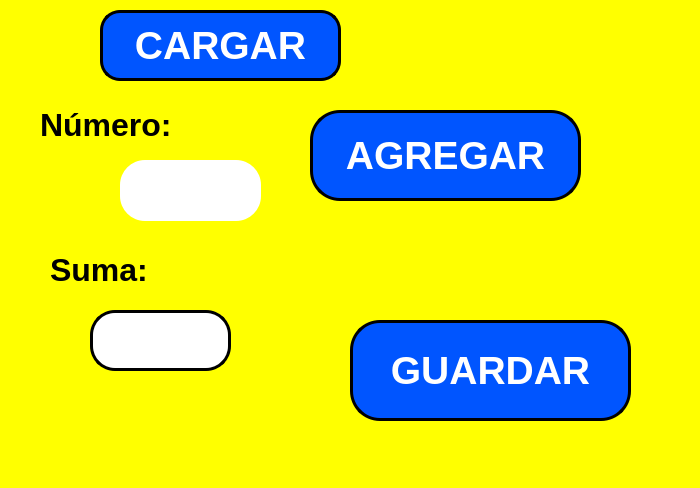
<?xml version="1.0" encoding="UTF-8"?>
<ui version="4.0">
 <class>MainWindow</class>
 <widget class="QMainWindow" name="MainWindow">
  <property name="geometry">
   <rect>
    <x>0</x>
    <y>0</y>
    <width>700</width>
    <height>488</height>
   </rect>
  </property>
  <property name="windowTitle">
   <string>MainWindow</string>
  </property>
  <property name="styleSheet">
   <string notr="true">background-color: rgb(255, 255, 0);</string>
  </property>
  <widget class="QWidget" name="centralwidget">
   <widget class="QPushButton" name="btn_agregar">
    <property name="geometry">
     <rect>
      <x>310</x>
      <y>110</y>
      <width>271</width>
      <height>91</height>
     </rect>
    </property>
    <property name="font">
     <font>
      <pointsize>29</pointsize>
      <weight>75</weight>
      <bold>true</bold>
     </font>
    </property>
    <property name="styleSheet">
     <string notr="true">background-color: rgb(0, 85, 255);
color: rgb(255, 255, 255);
border-radius: 30px;
border: 3px solid black;

</string>
    </property>
    <property name="text">
     <string>AGREGAR</string>
    </property>
   </widget>
   <widget class="QLineEdit" name="txt_numero">
    <property name="geometry">
     <rect>
      <x>120</x>
      <y>160</y>
      <width>141</width>
      <height>61</height>
     </rect>
    </property>
    <property name="font">
     <font>
      <pointsize>40</pointsize>
      <weight>75</weight>
      <bold>true</bold>
     </font>
    </property>
    <property name="styleSheet">
     <string notr="true">background-color: rgb(255, 255, 255);
border-radius:25px;
</string>
    </property>
    <property name="text">
     <string/>
    </property>
    <property name="alignment">
     <set>Qt::AlignCenter</set>
    </property>
   </widget>
   <widget class="QLabel" name="label">
    <property name="geometry">
     <rect>
      <x>40</x>
      <y>100</y>
      <width>181</width>
      <height>51</height>
     </rect>
    </property>
    <property name="text">
     <string>&lt;html&gt;&lt;head/&gt;&lt;body&gt;&lt;p&gt;&lt;span style=&quot; font-size:24pt; font-weight:700;&quot;&gt;Número:&lt;/span&gt;&lt;/p&gt;&lt;/body&gt;&lt;/html&gt;</string>
    </property>
   </widget>
   <widget class="QLabel" name="label_3">
    <property name="geometry">
     <rect>
      <x>50</x>
      <y>240</y>
      <width>151</width>
      <height>61</height>
     </rect>
    </property>
    <property name="text">
     <string>&lt;html&gt;&lt;head/&gt;&lt;body&gt;&lt;p&gt;&lt;span style=&quot; font-size:24pt; font-weight:700;&quot;&gt;Suma:&lt;/span&gt;&lt;/p&gt;&lt;/body&gt;&lt;/html&gt;</string>
    </property>
   </widget>
   <widget class="QLineEdit" name="txt_suma">
    <property name="geometry">
     <rect>
      <x>90</x>
      <y>310</y>
      <width>141</width>
      <height>61</height>
     </rect>
    </property>
    <property name="font">
     <font>
      <pointsize>40</pointsize>
      <weight>75</weight>
      <bold>true</bold>
     </font>
    </property>
    <property name="styleSheet">
     <string notr="true">background-color: rgb(255, 255, 255);
border-radius:25px;
border: 3px solid black;
</string>
    </property>
    <property name="text">
     <string/>
    </property>
    <property name="alignment">
     <set>Qt::AlignCenter</set>
    </property>
   </widget>
   <widget class="QPushButton" name="btn_guardar">
    <property name="geometry">
     <rect>
      <x>350</x>
      <y>320</y>
      <width>281</width>
      <height>101</height>
     </rect>
    </property>
    <property name="font">
     <font>
      <pointsize>29</pointsize>
      <weight>75</weight>
      <bold>true</bold>
     </font>
    </property>
    <property name="styleSheet">
     <string notr="true">background-color: rgb(0, 85, 255);
color: rgb(255, 255, 255);
border-radius: 30px;
border: 3px solid black;

</string>
    </property>
    <property name="text">
     <string>GUARDAR</string>
    </property>
   </widget>
   <widget class="QPushButton" name="btn_cargar">
    <property name="geometry">
     <rect>
      <x>100</x>
      <y>10</y>
      <width>241</width>
      <height>71</height>
     </rect>
    </property>
    <property name="font">
     <font>
      <pointsize>29</pointsize>
      <weight>75</weight>
      <bold>true</bold>
     </font>
    </property>
    <property name="styleSheet">
     <string notr="true">background-color: rgb(0, 85, 255);
color: rgb(255, 255, 255);
border-radius: 20px;
border: 3px solid black;

</string>
    </property>
    <property name="text">
     <string>CARGAR</string>
    </property>
   </widget>
  </widget>
  <widget class="QMenuBar" name="menubar">
   <property name="geometry">
    <rect>
     <x>0</x>
     <y>0</y>
     <width>700</width>
     <height>26</height>
    </rect>
   </property>
  </widget>
  <widget class="QStatusBar" name="statusbar"/>
 </widget>
 <resources/>
 <connections/>
</ui>
